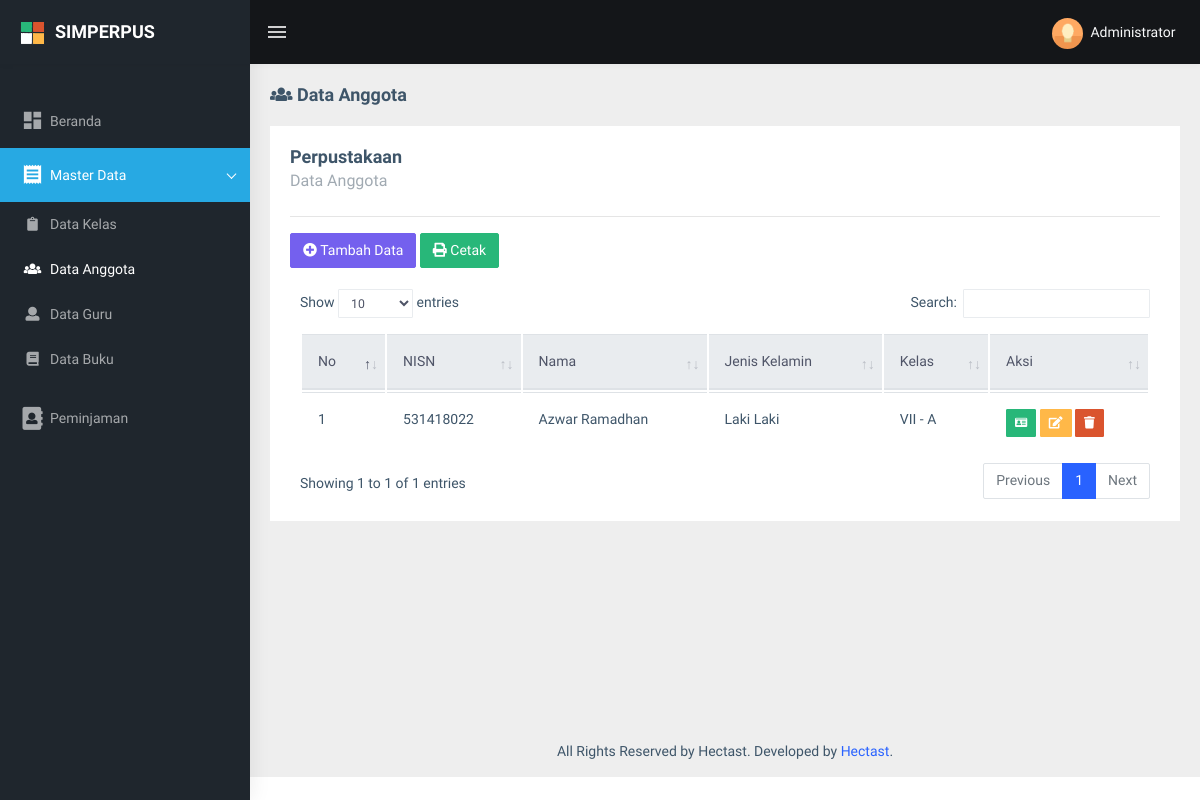
The app's page /data_anggota (signed in) with its own data.
### tables this page shows
CREATE TABLE `anggota` (
  `nisn` varchar(20) NOT NULL,
  `nama_lengkap` varchar(100) NOT NULL,
  `no_hp` varchar(14) NOT NULL,
  `tempat_lahir` varchar(20) NOT NULL,
  `tgl_lahir` date NOT NULL,
  `jk` varchar(10) NOT NULL,
  `id_kelas` int(11) NOT NULL,
  `thn_masuk` varchar(4) NOT NULL,
  `foto` varchar(50) NOT NULL,
  `pass` varchar(80) NOT NULL
);

CREATE TABLE `kelas` (
  `id_kelas` int(11) NOT NULL,
  `nama_kelas` varchar(10) NOT NULL
);

### app/controller/admin/function.php (the view, shortened to what this page needs)
    <?php
function  tampil_data_anggota($mysqli)
{
    $nomor = 1;
    $query = $mysqli->prepare('SELECT * FROM anggota JOIN kelas ON anggota.id_kelas = kelas.id_kelas');
    $query->execute();
    $result = $query->get_result();
    while ($row = $result->fetch_object()) {
    ?>
        <tr>
            <td><?= $nomor++ ?></td>
            <td><?= $row->nisn; ?></td>
            <td><?= $row->nama_lengkap ?></td>
            <td><?= $row->jk ?></td>
            <td><?= $row->nama_kelas; ?></td>
            <td>
                <form action="" method="post">
                    <button type="button" class="btn btn-sm btn-success" data-toggle="modal" data-target="#bio<?= $row->nisn ?>"><i class="fas fa-id-card"></i></button>
                    <button type="button" class="btn btn-sm btn-warning" data-toggle="modal" data-target="#edit<?= $row->nisn ?>"><i class="fas fa-edit"></i></button>
                    <button type="submit" onclick="return confirm('Anda Yakin Ingin Menghapus Data Ini?')" name="hapus_anggota" class="btn btn-sm btn-danger"><i class="fas fa-trash"></i></button>
                </form>
            </td>
        </tr>
    <?php
    }
}
    ?>

### records on screen
anggota: nisn "531418022", nama_lengkap "Azwar Ramadhan", jk "Laki Laki", id_kelas.nama_kelas "VII - A"

### other values on screen
$title "Data Anggota"
